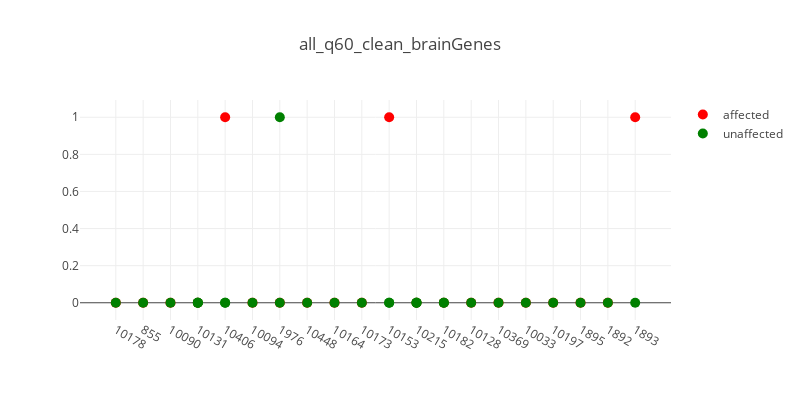
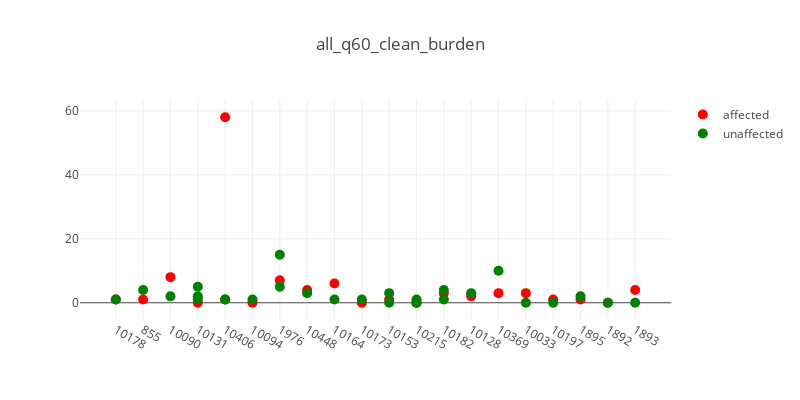
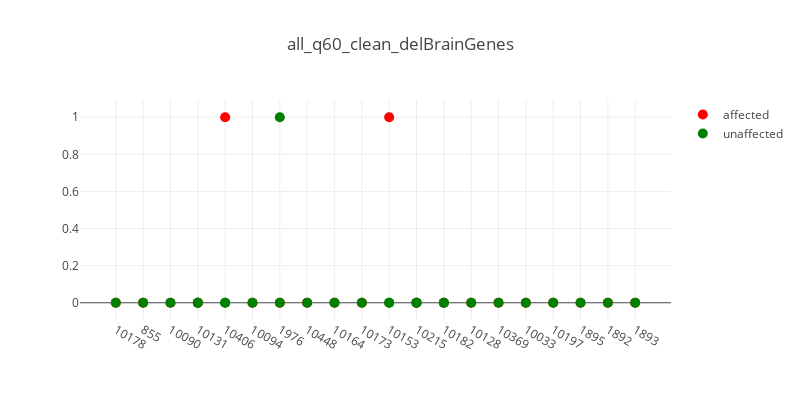
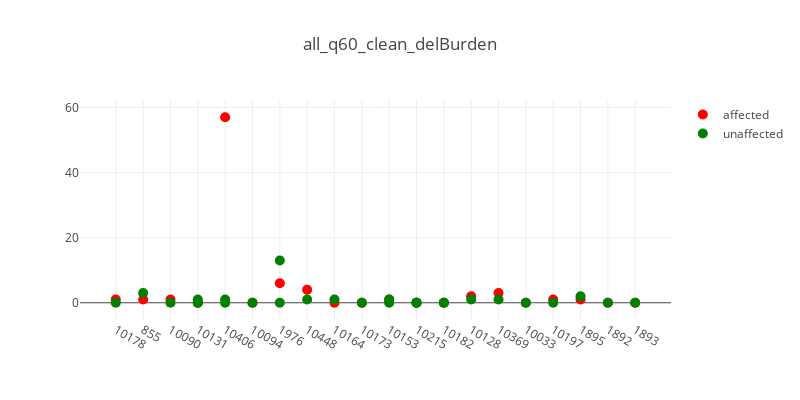

The cell these charts' notebook holds for them, in order:
### Code cell
import glob

data_dir = '/home/sudregp/data/cnv/xhmm_multikids/'
files = glob.glob(data_dir + '/*q60*clean*cnv.indiv')
files.sort()
for f in files:
    t_str = '.'.join(f.split('/')[-1].split('.')[:-2])
    plot_plink_cnvs(f, t_str, verbose=True)

### Figure 1 — Plotly figure (JSON) as saved in the notebook; plotly's stock layout.template omitted (floating-point values rounded to 4 significant figures)
{"data": [{"hoverinfo": "text+y", "marker": {"color": "red", "size": 10}, "mode": "markers", "name": "affected", "showlegend": true, "text": ["CLIA_400131", "CLIA_400216", "CLIA_400123", "CLIA_400140", "CLIA_400178", "CLIA_400130", "CLIA_400204", "CLIA_400205", "CLIA_400122", "CLIA_400149", "CLIA_400128", "CLIA_400125", "CLIA_400121", "CLIA_400153", "CCGO_800980", "CLIA_400127", "CLIA_400129", "CLIA_400132", "CLIA_400134", "CLIA_400163"], "type": "scatter", "x": [0, 1, 2, 3, 4, 5, 6, 7, 8, 9, 10, 11, 12, 13, 14, 15, 16, 17, 18, 19], "y": [0, 0, 0, 0, 1, 0, 0, 0, 0, 0, 1, 0, 0, 0, 0, 0, 0, 0, 0, 1]}, {"hoverinfo": "text+y", "hovertext": ["CLIA_400159", "CLIA_400133", "CLIA_400195", "CLIA_400138", "CLIA_400139", "CLIA_400142", "CLIA_400179", "CLIA_400180", "CLIA_400144", "CLIA_400203", "CLIA_400201", "CLIA_400200", "CLIA_400135", "CLIA_400148", "CLIA_400210", "CLIA_400212", "CLIA_400191", "CLIA_400189", "CLIA_400193", "CLIA_400170", "CLIA_400172", "CLIA_400152", "CCGO_800979", "CLIA_400166", "CLIA_400181", "CLIA_400158", "CLIA_400175", "CLIA_400162"], "marker": {"color": "green", "size": 10}, "mode": "markers", "name": "unaffected", "showlegend": true, "type": "scatter", "x": [0, 1, 2, 3, 3, 3, 4, 4, 5, 6, 6, 7, 8, 9, 10, 10, 11, 11, 11, 12, 12, 13, 14, 15, 16, 17, 18, 19], "y": [0, 0, 0, 0, 0, 0, 0, 0, 0, 1, 0, 0, 0, 0, 0, 0, 0, 0, 0, 0, 0, 0, 0, 0, 0, 0, 0, 0]}], "layout": {"height": 400, "hovermode": "closest", "title": "all_q60_clean_brainGenes", "width": 800, "xaxis1": {"ticktext": ["10178", "855", "10090", "10131", "10406", "10094", "1976", "10448", "10164", "10173", "10153", "10215", "10182", "10128", "10369", "10033", "10197", "1895", "1892", "1893"], "tickvals": [0, 1, 2, 3, 4, 5, 6, 7, 8, 9, 10, 11, 12, 13, 14, 15, 16, 17, 18, 19], "zeroline": false}}}

### Figure 2 — Plotly figure (JSON) as saved in the notebook; plotly's stock layout.template omitted (floating-point values rounded to 4 significant figures)
{"data": [{"hoverinfo": "text+y", "marker": {"color": "red", "size": 10}, "mode": "markers", "name": "affected", "showlegend": true, "text": ["CLIA_400131", "CLIA_400216", "CLIA_400123", "CLIA_400140", "CLIA_400178", "CLIA_400130", "CLIA_400204", "CLIA_400205", "CLIA_400122", "CLIA_400149", "CLIA_400128", "CLIA_400125", "CLIA_400121", "CLIA_400153", "CCGO_800980", "CLIA_400127", "CLIA_400129", "CLIA_400132", "CLIA_400134", "CLIA_400163"], "type": "scatter", "x": [0, 1, 2, 3, 4, 5, 6, 7, 8, 9, 10, 11, 12, 13, 14, 15, 16, 17, 18, 19], "y": [1, 1, 8, 0, 58, 0, 7, 4, 6, 0, 1, 0, 3, 2, 3, 3, 1, 1, 0, 4]}, {"hoverinfo": "text+y", "hovertext": ["CLIA_400159", "CLIA_400133", "CLIA_400195", "CLIA_400138", "CLIA_400139", "CLIA_400142", "CLIA_400179", "CLIA_400180", "CLIA_400144", "CLIA_400203", "CLIA_400201", "CLIA_400200", "CLIA_400135", "CLIA_400148", "CLIA_400210", "CLIA_400212", "CLIA_400191", "CLIA_400189", "CLIA_400193", "CLIA_400170", "CLIA_400172", "CLIA_400152", "CCGO_800979", "CLIA_400166", "CLIA_400181", "CLIA_400158", "CLIA_400175", "CLIA_400162"], "marker": {"color": "green", "size": 10}, "mode": "markers", "name": "unaffected", "showlegend": true, "type": "scatter", "x": [0, 1, 2, 3, 3, 3, 4, 4, 5, 6, 6, 7, 8, 9, 10, 10, 11, 11, 11, 12, 12, 13, 14, 15, 16, 17, 18, 19], "y": [1, 4, 2, 2, 5, 1, 1, 1, 1, 15, 5, 3, 1, 1, 3, 0, 0, 0, 1, 4, 1, 3, 10, 0, 0, 2, 0, 0]}], "layout": {"height": 400, "hovermode": "closest", "title": "all_q60_clean_burden", "width": 800, "xaxis1": {"ticktext": ["10178", "855", "10090", "10131", "10406", "10094", "1976", "10448", "10164", "10173", "10153", "10215", "10182", "10128", "10369", "10033", "10197", "1895", "1892", "1893"], "tickvals": [0, 1, 2, 3, 4, 5, 6, 7, 8, 9, 10, 11, 12, 13, 14, 15, 16, 17, 18, 19], "zeroline": false}}}

### Figure 3 — Plotly figure (JSON) as saved in the notebook; plotly's stock layout.template omitted (floating-point values rounded to 4 significant figures)
{"data": [{"hoverinfo": "text+y", "marker": {"color": "red", "size": 10}, "mode": "markers", "name": "affected", "showlegend": true, "text": ["CLIA_400131", "CLIA_400216", "CLIA_400123", "CLIA_400140", "CLIA_400178", "CLIA_400130", "CLIA_400204", "CLIA_400205", "CLIA_400122", "CLIA_400149", "CLIA_400128", "CLIA_400125", "CLIA_400121", "CLIA_400153", "CCGO_800980", "CLIA_400127", "CLIA_400129", "CLIA_400132", "CLIA_400134", "CLIA_400163"], "type": "scatter", "x": [0, 1, 2, 3, 4, 5, 6, 7, 8, 9, 10, 11, 12, 13, 14, 15, 16, 17, 18, 19], "y": [0, 0, 0, 0, 1, 0, 0, 0, 0, 0, 1, 0, 0, 0, 0, 0, 0, 0, 0, 0]}, {"hoverinfo": "text+y", "hovertext": ["CLIA_400159", "CLIA_400133", "CLIA_400195", "CLIA_400138", "CLIA_400139", "CLIA_400142", "CLIA_400179", "CLIA_400180", "CLIA_400144", "CLIA_400203", "CLIA_400201", "CLIA_400200", "CLIA_400135", "CLIA_400148", "CLIA_400210", "CLIA_400212", "CLIA_400191", "CLIA_400189", "CLIA_400193", "CLIA_400170", "CLIA_400172", "CLIA_400152", "CCGO_800979", "CLIA_400166", "CLIA_400181", "CLIA_400158", "CLIA_400175", "CLIA_400162"], "marker": {"color": "green", "size": 10}, "mode": "markers", "name": "unaffected", "showlegend": true, "type": "scatter", "x": [0, 1, 2, 3, 3, 3, 4, 4, 5, 6, 6, 7, 8, 9, 10, 10, 11, 11, 11, 12, 12, 13, 14, 15, 16, 17, 18, 19], "y": [0, 0, 0, 0, 0, 0, 0, 0, 0, 1, 0, 0, 0, 0, 0, 0, 0, 0, 0, 0, 0, 0, 0, 0, 0, 0, 0, 0]}], "layout": {"height": 400, "hovermode": "closest", "title": "all_q60_clean_delBrainGenes", "width": 800, "xaxis1": {"ticktext": ["10178", "855", "10090", "10131", "10406", "10094", "1976", "10448", "10164", "10173", "10153", "10215", "10182", "10128", "10369", "10033", "10197", "1895", "1892", "1893"], "tickvals": [0, 1, 2, 3, 4, 5, 6, 7, 8, 9, 10, 11, 12, 13, 14, 15, 16, 17, 18, 19], "zeroline": false}}}

### Figure 4 — Plotly figure (JSON) as saved in the notebook; plotly's stock layout.template omitted (floating-point values rounded to 4 significant figures)
{"data": [{"hoverinfo": "text+y", "marker": {"color": "red", "size": 10}, "mode": "markers", "name": "affected", "showlegend": true, "text": ["CLIA_400131", "CLIA_400216", "CLIA_400123", "CLIA_400140", "CLIA_400178", "CLIA_400130", "CLIA_400204", "CLIA_400205", "CLIA_400122", "CLIA_400149", "CLIA_400128", "CLIA_400125", "CLIA_400121", "CLIA_400153", "CCGO_800980", "CLIA_400127", "CLIA_400129", "CLIA_400132", "CLIA_400134", "CLIA_400163"], "type": "scatter", "x": [0, 1, 2, 3, 4, 5, 6, 7, 8, 9, 10, 11, 12, 13, 14, 15, 16, 17, 18, 19], "y": [1, 1, 1, 0, 57, 0, 6, 4, 0, 0, 1, 0, 0, 2, 3, 0, 1, 1, 0, 0]}, {"hoverinfo": "text+y", "hovertext": ["CLIA_400159", "CLIA_400133", "CLIA_400195", "CLIA_400138", "CLIA_400139", "CLIA_400142", "CLIA_400179", "CLIA_400180", "CLIA_400144", "CLIA_400203", "CLIA_400201", "CLIA_400200", "CLIA_400135", "CLIA_400148", "CLIA_400210", "CLIA_400212", "CLIA_400191", "CLIA_400189", "CLIA_400193", "CLIA_400170", "CLIA_400172", "CLIA_400152", "CCGO_800979", "CLIA_400166", "CLIA_400181", "CLIA_400158", "CLIA_400175", "CLIA_400162"], "marker": {"color": "green", "size": 10}, "mode": "markers", "name": "unaffected", "showlegend": true, "type": "scatter", "x": [0, 1, 2, 3, 3, 3, 4, 4, 5, 6, 6, 7, 8, 9, 10, 10, 11, 11, 11, 12, 12, 13, 14, 15, 16, 17, 18, 19], "y": [0, 3, 0, 1, 0, 0, 0, 1, 0, 13, 0, 1, 1, 0, 1, 0, 0, 0, 0, 0, 0, 1, 1, 0, 0, 2, 0, 0]}], "layout": {"height": 400, "hovermode": "closest", "title": "all_q60_clean_delBurden", "width": 800, "xaxis1": {"ticktext": ["10178", "855", "10090", "10131", "10406", "10094", "1976", "10448", "10164", "10173", "10153", "10215", "10182", "10128", "10369", "10033", "10197", "1895", "1892", "1893"], "tickvals": [0, 1, 2, 3, 4, 5, 6, 7, 8, 9, 10, 11, 12, 13, 14, 15, 16, 17, 18, 19], "zeroline": false}}}
